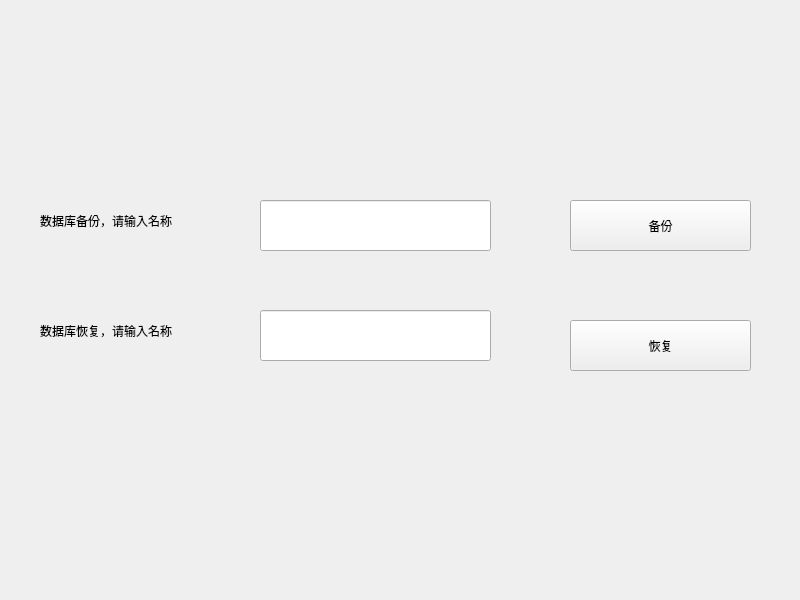
<?xml version="1.0" encoding="UTF-8"?>
<ui version="4.0">
 <class>ManageDatabaseWindow</class>
 <widget class="QMainWindow" name="ManageDatabaseWindow">
  <property name="geometry">
   <rect>
    <x>0</x>
    <y>0</y>
    <width>800</width>
    <height>600</height>
   </rect>
  </property>
  <property name="windowTitle">
   <string>ManageDatabaseWindow</string>
  </property>
  <widget class="QWidget" name="centralWidget">
   <widget class="QLineEdit" name="lineEdit_beifen">
    <property name="geometry">
     <rect>
      <x>260</x>
      <y>200</y>
      <width>231</width>
      <height>51</height>
     </rect>
    </property>
   </widget>
   <widget class="QLineEdit" name="lineEdit_huifu">
    <property name="geometry">
     <rect>
      <x>260</x>
      <y>310</y>
      <width>231</width>
      <height>51</height>
     </rect>
    </property>
   </widget>
   <widget class="QPushButton" name="pushButton_beifen">
    <property name="geometry">
     <rect>
      <x>570</x>
      <y>200</y>
      <width>181</width>
      <height>51</height>
     </rect>
    </property>
    <property name="text">
     <string>备份</string>
    </property>
   </widget>
   <widget class="QPushButton" name="pushButton_huifu">
    <property name="geometry">
     <rect>
      <x>570</x>
      <y>320</y>
      <width>181</width>
      <height>51</height>
     </rect>
    </property>
    <property name="text">
     <string>恢复</string>
    </property>
   </widget>
   <widget class="QLabel" name="label">
    <property name="geometry">
     <rect>
      <x>40</x>
      <y>200</y>
      <width>171</width>
      <height>41</height>
     </rect>
    </property>
    <property name="text">
     <string>数据库备份，请输入名称</string>
    </property>
   </widget>
   <widget class="QLabel" name="label_2">
    <property name="geometry">
     <rect>
      <x>40</x>
      <y>310</y>
      <width>171</width>
      <height>41</height>
     </rect>
    </property>
    <property name="text">
     <string>数据库恢复，请输入名称</string>
    </property>
   </widget>
  </widget>
 </widget>
 <resources/>
 <connections/>
</ui>
